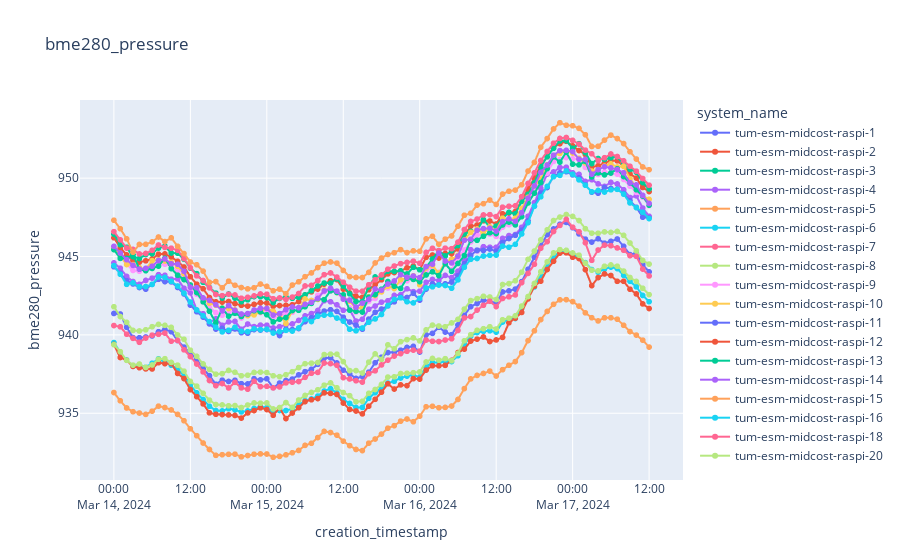

Write notebook code for a chart like this one.
### Code cell
plot_sensor_measurement(df,sensor_id,col_name="bme280_pressure",filter=filter)
